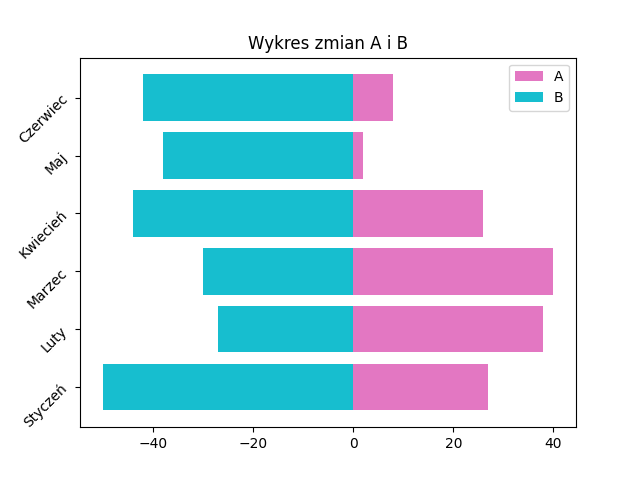

Source code (Python):
import matplotlib.pyplot as plt
import numpy as np

x = np.arange(6)
y = np.array([27, 38, 40, 26, 2, 8])
plt.barh(x, y, color="tab:pink", label="A")
y2 = np.array([-50, -27, -30, -44, -38, -42])
plt.barh(x, y2, color="tab:cyan", label="B")
plt.title("Wykres zmian A i B")
plt.legend()
m = ["Styczeń", "Luty", "Marzec", "Kwiecień", "Maj", "Czerwiec"]
plt.yticks(x, m, rotation=45)
plt.savefig("zad1.png")
plt.show()
